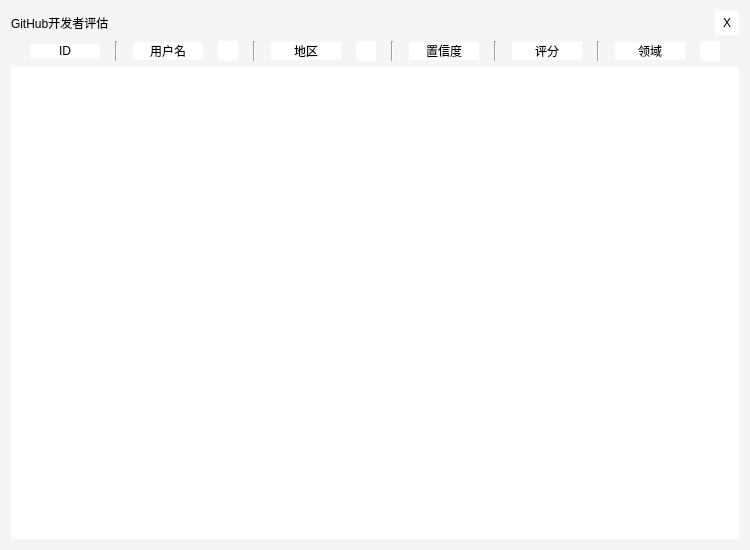
<?xml version="1.0" encoding="UTF-8"?>
<ui version="4.0">
 <class>home</class>
 <widget class="QWidget" name="home">
  <property name="geometry">
   <rect>
    <x>0</x>
    <y>0</y>
    <width>750</width>
    <height>550</height>
   </rect>
  </property>
  <property name="minimumSize">
   <size>
    <width>750</width>
    <height>550</height>
   </size>
  </property>
  <property name="maximumSize">
   <size>
    <width>750</width>
    <height>550</height>
   </size>
  </property>
  <property name="windowTitle">
   <string>home</string>
  </property>
  <property name="styleSheet">
   <string notr="true">QWidget#home{
	background-color: rgb(245,245,245);
}
QPushButton{
	border:none;
	background-color: rgb(255,255,255);
}
QPushButton:hover{
	background-color: rgb(232, 232, 232);
}
QListWidget{
	border:none;
}
QPushButton#selectNameBT{
	border-image: url(:/imgs/searchpre.jfif);
}
QPushButton#selectNameBT:hover{
	border-image: url(:/imgs/search.jfif);
}
QPushButton#selectNationBT{
	border-image: url(:/imgs/searchpre.jfif);
}
QPushButton#selectNationBT:hover{
	border-image: url(:/imgs/search.jfif);
}
QPushButton#selectAreaBT{
	border-image: url(:/imgs/searchpre.jfif);
}
QPushButton#selectAreaBT:hover{
	border-image: url(:/imgs/search.jfif);
}
QPushButton#closeBT:hover{
	background-color: rgb(255,0,0);
}</string>
  </property>
  <layout class="QVBoxLayout" name="verticalLayout">
   <item>
    <layout class="QHBoxLayout" name="horizontalLayout_3">
     <item>
      <widget class="QLabel" name="lab">
       <property name="text">
        <string>GitHub开发者评估</string>
       </property>
      </widget>
     </item>
     <item>
      <spacer name="horizontalSpacer_4">
       <property name="orientation">
        <enum>Qt::Horizontal</enum>
       </property>
       <property name="sizeHint" stdset="0">
        <size>
         <width>40</width>
         <height>20</height>
        </size>
       </property>
      </spacer>
     </item>
     <item>
      <widget class="QPushButton" name="closeBT">
       <property name="minimumSize">
        <size>
         <width>24</width>
         <height>24</height>
        </size>
       </property>
       <property name="maximumSize">
        <size>
         <width>24</width>
         <height>24</height>
        </size>
       </property>
       <property name="text">
        <string>X</string>
       </property>
      </widget>
     </item>
    </layout>
   </item>
   <item>
    <layout class="QHBoxLayout" name="horizontalLayout_4">
     <property name="sizeConstraint">
      <enum>QLayout::SetMaximumSize</enum>
     </property>
     <item>
      <spacer name="horizontalSpacer_5">
       <property name="orientation">
        <enum>Qt::Horizontal</enum>
       </property>
       <property name="sizeType">
        <enum>QSizePolicy::Fixed</enum>
       </property>
       <property name="sizeHint" stdset="0">
        <size>
         <width>10</width>
         <height>20</height>
        </size>
       </property>
      </spacer>
     </item>
     <item>
      <widget class="QPushButton" name="IDBT">
       <property name="minimumSize">
        <size>
         <width>70</width>
         <height>0</height>
        </size>
       </property>
       <property name="maximumSize">
        <size>
         <width>70</width>
         <height>16777215</height>
        </size>
       </property>
       <property name="styleSheet">
        <string notr="true"/>
       </property>
       <property name="text">
        <string>ID</string>
       </property>
      </widget>
     </item>
     <item>
      <widget class="Line" name="line_6">
       <property name="orientation">
        <enum>Qt::Vertical</enum>
       </property>
      </widget>
     </item>
     <item>
      <widget class="QPushButton" name="nameBT">
       <property name="minimumSize">
        <size>
         <width>70</width>
         <height>0</height>
        </size>
       </property>
       <property name="maximumSize">
        <size>
         <width>70</width>
         <height>16777215</height>
        </size>
       </property>
       <property name="text">
        <string>用户名</string>
       </property>
      </widget>
     </item>
     <item>
      <widget class="QPushButton" name="selectNameBT">
       <property name="minimumSize">
        <size>
         <width>20</width>
         <height>20</height>
        </size>
       </property>
       <property name="maximumSize">
        <size>
         <width>20</width>
         <height>20</height>
        </size>
       </property>
       <property name="sizeIncrement">
        <size>
         <width>1</width>
         <height>0</height>
        </size>
       </property>
       <property name="text">
        <string/>
       </property>
      </widget>
     </item>
     <item>
      <widget class="Line" name="line_7">
       <property name="orientation">
        <enum>Qt::Vertical</enum>
       </property>
      </widget>
     </item>
     <item>
      <widget class="QPushButton" name="nationBT">
       <property name="minimumSize">
        <size>
         <width>70</width>
         <height>0</height>
        </size>
       </property>
       <property name="maximumSize">
        <size>
         <width>70</width>
         <height>16777215</height>
        </size>
       </property>
       <property name="text">
        <string>地区</string>
       </property>
      </widget>
     </item>
     <item>
      <widget class="QPushButton" name="selectNationBT">
       <property name="minimumSize">
        <size>
         <width>20</width>
         <height>20</height>
        </size>
       </property>
       <property name="maximumSize">
        <size>
         <width>20</width>
         <height>20</height>
        </size>
       </property>
       <property name="text">
        <string/>
       </property>
      </widget>
     </item>
     <item>
      <widget class="Line" name="line_8">
       <property name="orientation">
        <enum>Qt::Vertical</enum>
       </property>
      </widget>
     </item>
     <item>
      <widget class="QPushButton" name="confidenceBT">
       <property name="minimumSize">
        <size>
         <width>70</width>
         <height>0</height>
        </size>
       </property>
       <property name="maximumSize">
        <size>
         <width>70</width>
         <height>16777215</height>
        </size>
       </property>
       <property name="text">
        <string>置信度</string>
       </property>
      </widget>
     </item>
     <item>
      <widget class="Line" name="line_9">
       <property name="orientation">
        <enum>Qt::Vertical</enum>
       </property>
      </widget>
     </item>
     <item>
      <widget class="QPushButton" name="scoreBT">
       <property name="minimumSize">
        <size>
         <width>70</width>
         <height>0</height>
        </size>
       </property>
       <property name="maximumSize">
        <size>
         <width>70</width>
         <height>16777215</height>
        </size>
       </property>
       <property name="text">
        <string>评分</string>
       </property>
      </widget>
     </item>
     <item>
      <widget class="Line" name="line_10">
       <property name="orientation">
        <enum>Qt::Vertical</enum>
       </property>
      </widget>
     </item>
     <item>
      <widget class="QPushButton" name="areaBT">
       <property name="minimumSize">
        <size>
         <width>70</width>
         <height>0</height>
        </size>
       </property>
       <property name="maximumSize">
        <size>
         <width>70</width>
         <height>16777215</height>
        </size>
       </property>
       <property name="text">
        <string>领域</string>
       </property>
      </widget>
     </item>
     <item>
      <widget class="QPushButton" name="selectAreaBT">
       <property name="minimumSize">
        <size>
         <width>20</width>
         <height>20</height>
        </size>
       </property>
       <property name="maximumSize">
        <size>
         <width>20</width>
         <height>20</height>
        </size>
       </property>
       <property name="text">
        <string/>
       </property>
      </widget>
     </item>
     <item>
      <spacer name="horizontalSpacer_6">
       <property name="orientation">
        <enum>Qt::Horizontal</enum>
       </property>
       <property name="sizeType">
        <enum>QSizePolicy::Fixed</enum>
       </property>
       <property name="sizeHint" stdset="0">
        <size>
         <width>10</width>
         <height>20</height>
        </size>
       </property>
      </spacer>
     </item>
    </layout>
   </item>
   <item>
    <widget class="QListWidget" name="listWidget"/>
   </item>
  </layout>
 </widget>
 <resources/>
 <connections/>
</ui>
